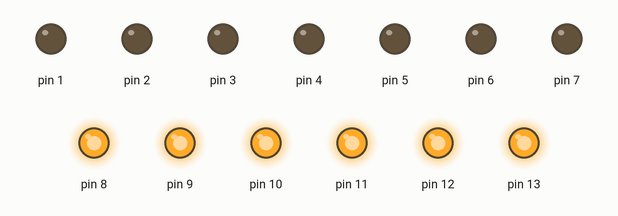
This sketch was run on a simulated Arduino Uno, built with avr-gcc and run on an emulated ATmega328P. Shown: output pins drawn as LEDs (lit = HIGH).

Above: at 0.2 s.
At 1.2 s:
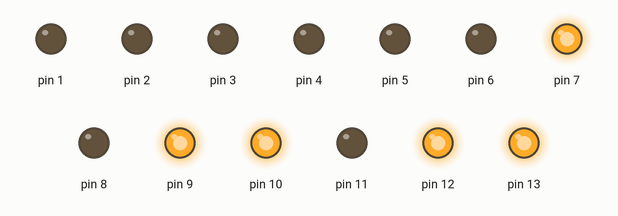
At 1.7 s:
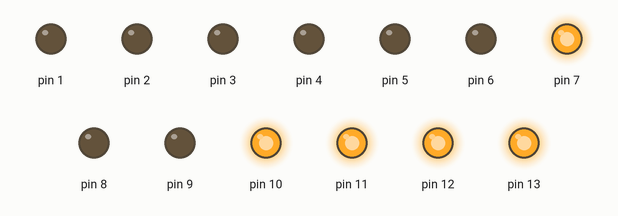
At 2.7 s:
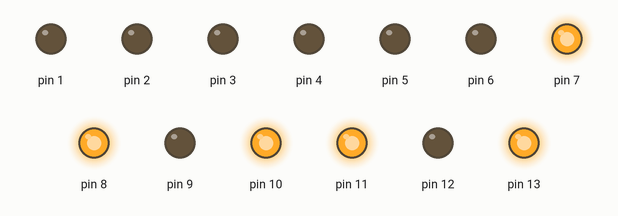
At 4.2 s:
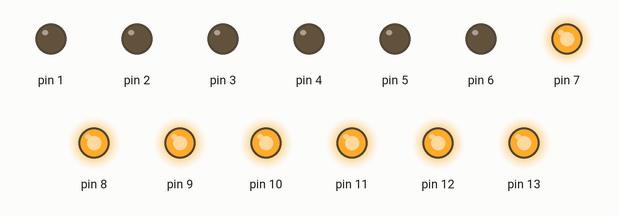
At 5.7 s:
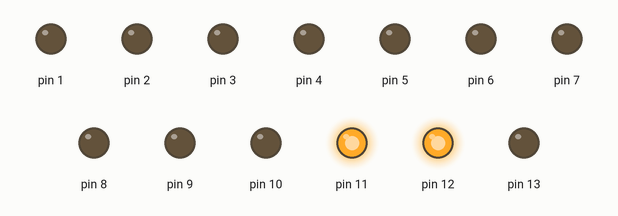
Timing chart, 0 to 6.5 s (numbered marks = the images above):
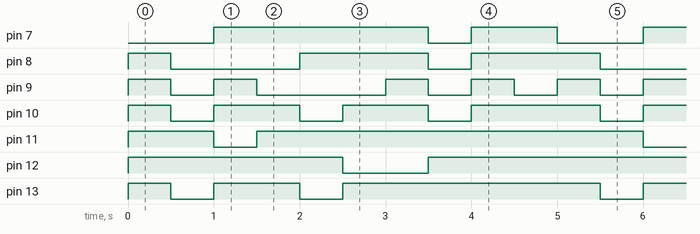

The sketch:

Led7doan_bai2.ino
```cpp
int mang[10][7] = {
  {1, 1, 1, 1, 1, 1, 0}, //0
  {0, 1, 1, 0, 0, 0, 0}, //1
  {1, 1, 0, 1, 1, 0, 1}, //2
  {1, 1, 1, 1, 0, 0, 1}, //3
  {0, 1, 1, 0, 0, 1, 1}, //4
  {1, 0, 1, 1, 0, 1, 1}, //5
  {1, 0, 1, 1, 1, 1, 1}, //6
  {1, 1, 1, 0, 0, 0, 0}, //7
  {1, 1, 1, 1, 1, 1, 1}, //8
  {1, 1, 1, 1, 0, 1, 1}, //9
};

void hienThiSo(int so) {
  for (int i = 13; i >= 7; i--)
    digitalWrite(i, mang[so][13 - i]);
}

void setup() {
  for (int i = 1; i <= 13; i++)
    pinMode(i, OUTPUT);
}

void loop() {
  for(int i=0; i<=9; i++){
    hienThiSo(i);
    delay(500);
  }
}
```

Measured:
- by itself, pin 7: repeats every 5.0 s: LOW 0.50 s, HIGH 1.0 s, LOW 1.0 s, HIGH 2.5 s
- by itself, pin 8: repeats every 5.0 s: LOW 1.5 s, HIGH 1.5 s, LOW 0.50 s, HIGH 1.5 s
- by itself, pin 9: repeats every 5.0 s: LOW 0.50 s, HIGH 0.50 s, LOW 1.5 s, 2 × (HIGH 0.50 s, LOW 0.50 s), HIGH 0.50 s
- by itself, pin 10: repeats every 5.0 s: 2 × (LOW 0.50 s, HIGH 1.0 s), LOW 0.50 s, HIGH 1.5 s
- by itself, pin 11: repeats every 5.0 s: LOW 0.50 s, HIGH 4.5 s
- by itself, pin 12: repeats every 5.0 s: LOW 1.0 s, HIGH 4.0 s
- by itself, pin 13: repeats every 5.0 s: LOW 0.50 s, HIGH 1.0 s, LOW 0.50 s, HIGH 3.0 s
